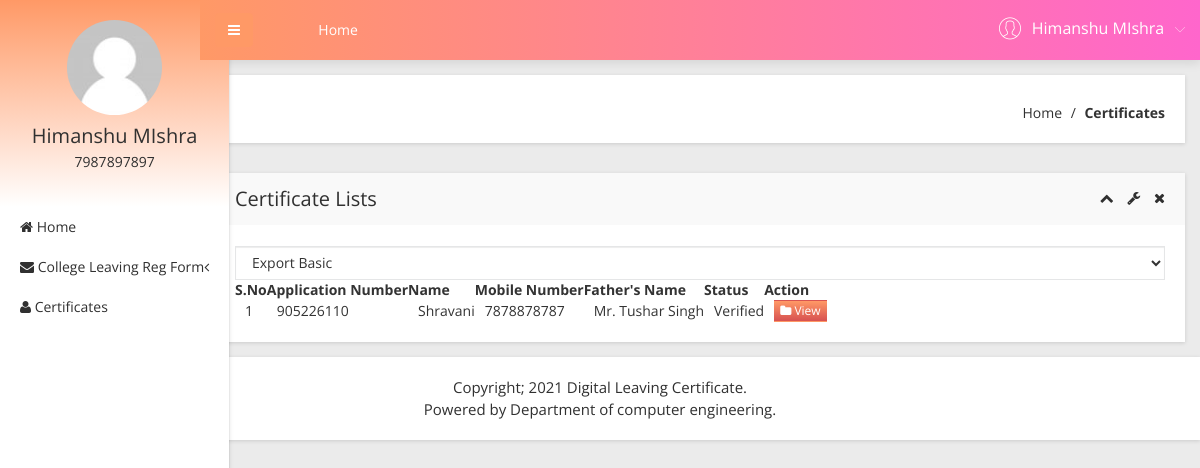
The page /certificates-list.php (signed in) on the database its author committed.
### tables this page shows
CREATE TABLE `tbluser` (
  `ID` int(10) NOT NULL,
  `FirstName` varchar(200) DEFAULT NULL,
  `LastName` varchar(200) DEFAULT NULL,
  `MobileNumber` bigint(10) DEFAULT NULL,
  `Address` mediumtext DEFAULT NULL,
  `Password` varchar(200) NOT NULL,
  `RegDate` timestamp NULL DEFAULT current_timestamp()
);

CREATE TABLE `tblapplication` (
  `ID` int(10) NOT NULL,
  `UserID` int(5) NOT NULL,
  `ApplicationID` varchar(200) DEFAULT NULL,
  `DateofSchoolLeaving` varchar(200) DEFAULT NULL,
  `Gender` varchar(50) DEFAULT NULL,
  `FullName` varchar(200) DEFAULT NULL,
  `PlaceofSchoolLeaving` varchar(200) DEFAULT NULL,
  `NameofFather` varchar(200) DEFAULT NULL,
  `PermanentAdd` mediumtext DEFAULT NULL,
  `PostalAdd` mediumtext DEFAULT NULL,
  `MobileNumber` bigint(10) DEFAULT NULL,
  `Email` varchar(200) DEFAULT NULL,
  `Dateofapply` timestamp NULL DEFAULT current_timestamp(),
  `Remark` varchar(200) DEFAULT NULL,
  `Status` varchar(50) DEFAULT NULL,
  `UpdationDate` timestamp NULL DEFAULT NULL ON UPDATE current_timestamp()
);

### certificates-list.php (the view, shortened to what this page needs)
<?php
include('includes/dbconnection.php');
if (strlen($_SESSION['obcsuid']==0)) {
  header('location:logout.php');
  } else{
  ?>
<!doctype html>
<html class="no-js" lang="en">
<head>
    <link rel="stylesheet" href="css/bootstrap.min.css">
    <link rel="stylesheet" href="css/font-awesome.min.css">
    <link rel="stylesheet" href="css/adminpro-custon-icon.css">
    <link rel="stylesheet" href="css/meanmenu.min.css">
    <link rel="stylesheet" href="css/jquery.mCustomScrollbar.min.css">
    <link rel="stylesheet" href="css/animate.css">
    <link rel="stylesheet" href="css/data-table/bootstrap-table.css">
    <link rel="stylesheet" href="css/data-table/bootstrap-editable.css">
    <link rel="stylesheet" href="css/normalize.css">
    <link rel="stylesheet" href="css/c3.min.css">
    <link rel="stylesheet" href="style.css">
    <link rel="stylesheet" href="css/responsive.css">
</head>
<body class="materialdesign">
    <div class="wrapper-pro">
      <?php include_once('includes/sidebar.php');?>
        <?php include_once('includes/header.php');?>
            <div class="breadcome-area mg-b-30 small-dn">
                <div class="container-fluid">
                    <div class="row">
                        <div class="col-lg-12">
                            <div class="breadcome-list shadow-reset">
                                <div class="row">
                                    <div class="col-lg-12">
                                        <ul class="breadcome-menu">
                                            <li><a href="dashboard.php">Home</a> <span class="bread-slash">/</span>
                                            </li>
                                            <li><span class="bread-blod">Certificates</span>
                                            </li>
                                        </ul>
                                    </div>
                                </div>
                            </div>
                        </div>
                    </div>
                </div>
            </div>
            <div class="data-table-area mg-b-15">
                <div class="container-fluid">
                    <div class="row">
                        <div class="col-lg-12">
                            <div class="sparkline13-list shadow-reset">
                                <div class="sparkline13-hd">
                                    <div class="main-sparkline13-hd">
                                        <h1>Certificate Lists</h1>
                                        <div class="sparkline13-outline-icon">
                                            <span class="sparkline13-collapse-link"><i class="fa fa-chevron-up"></i></span>
                                            <span><i class="fa fa-wrench"></i></span>
                                            <span class="sparkline13-collapse-close"><i class="fa fa-times"></i></span>
                                        </div>
                                    </div>
                                </div>
                                <div class="sparkline13-graph">
                                    <div class="datatable-dashv1-list custom-datatable-overright">
                                        <div id="toolbar">
                                            <select class="form-control">
                                                <option value="">Export Basic</option>
                                            </select>
                                        </div>
                                        <table id="table" data-toggle="table" data-pagination="true" data-search="true" data-show-columns="true" data-show-pagination-switch="true" data-show-refresh="true" data-key-events="true" data-show-toggle="true" data-resizable="true" data-cookie="true" data-cookie-id-table="saveId" data-show-export="true" data-click-to-select="true" data-toolbar="#toolbar">
                                            <thead>
                                                <tr>
                                                    <th>S.No</th>
                                                    <th>Application Number</th>
                                                    <th>Name</th>
                                                    <th >Mobile Number</th>
                                                    <th>Father's Name</th>
                                                    <th>Status</th>
                                                    <th data-field="action">Action</th>
                                                </tr>
                                            </thead>
                                            <tbody>
                                              <?php
                                            $uid= $_SESSION['obcsuid'];
$sql="SELECT * from tblapplication where UserID=:uid and Status='Verified'";
$query = $dbh -> prepare($sql);
$query-> bindParam(':uid', $uid, PDO::PARAM_STR);
$query->execute();
$results=$query->fetchAll(PDO::FETCH_OBJ);
$cnt=1;
if($query->rowCount() > 0)
{
foreach($results as $row)
{               ?>
                                                <tr>
                                                    <td><?php echo htmlentities($cnt);?></td>
                                                    <td><?php  echo htmlentities($row->ApplicationID);?></td>
                                                    <td><?php  echo htmlentities($row->FullName);?></td>
                                                   <td><?php  echo htmlentities($row->MobileNumber);?></td>
                                                    <td><?php  echo htmlentities($row->NameofFather);?></td>
                                                  <?php if($row->Status==""){ ?>
                     <td><?php echo "Still Pending"; ?></td>
<?php } else { ?>                  <td><?php  echo htmlentities($row->Status);?>
                  </td>
                  <?php } ?>
                                                    <td class="datatable-ct"><a href="certificates.php?viewid=<?php echo htmlentities ($row->ID);?>"><button class="btn btn-white btn-action btn-xs"><i class="fa fa-folder"></i> View</button></a>
                                                    </td>
                                                </tr>
                                             <?php $cnt=$cnt+1;}} ?>
                                            </tbody>
                                        </table>
                                    </div>
                                </div>
                            </div>
                        </div>
                    </div>
                </div>
            </div>
        </div>
    </div>
  <?php include_once('includes/footer.php');?>
</body>
</html><?php }  ?>

### includes/sidebar.php (shortened to what this page needs)
        <?php
include('includes/dbconnection.php');
if (strlen($_SESSION['obcsuid']==0)) {
  header('location:logout.php');
  } else{
  ?>
  <div class="left-sidebar-pro">
            <nav id="sidebar">
                <div class="sidebar-header">
                     <?php
$uid=$_SESSION['obcsuid'];
$sql="SELECT FirstName,LastName,MobileNumber from  tbluser where ID=:uid";
$query = $dbh -> prepare($sql);
$query->bindParam(':uid',$uid,PDO::PARAM_STR);
$query->execute();
$results=$query->fetchAll(PDO::FETCH_OBJ);
$cnt=1;
if($query->rowCount() > 0)
{
foreach($results as $row)
{               ?>
                    <a href="#"><img src="img/message/avatar.jpg" alt="" />
                    </a>
                    <h3><?php  echo $row->FirstName;?>  <?php  echo $row->LastName;?></h3>
                    <p><?php  echo $row->MobileNumber;?></p><?php $cnt=$cnt+1;}} ?>
                </div>
                <div class="left-custom-menu-adp-wrap">
                    <ul class="nav navbar-nav left-sidebar-menu-pro">
                        <li class="nav-item">
                            <a href="dashboard.php" role="button" aria-expanded="false"><i class="fa big-icon fa-home"></i> <span class="mini-dn">Home</span> </a>
                        </li>
                        <li class="nav-item"><a href="#" data-toggle="dropdown" role="button" aria-expanded="false" class="nav-link dropdown-toggle"><i class="fa big-icon fa-envelope"></i> <span class="mini-dn">College Leaving Reg Form</span> <span class="indicator-right-menu mini-dn"><i class="fa indicator-mn fa-angle-left"></i></span></a>
                        </li>
                       <li class="nav-item">
                            <a href="certificates-list.php" role="button" aria-expanded="false"><i class="fa big-icon fa-user"></i> <span class="mini-dn">Certificates</span> </a>
                        </li>
                    </ul>
                </div>
            </nav>
        </div><?php }  ?>

### includes/header.php (shortened to what this page needs)
       <?php
include('includes/dbconnection.php');
if (strlen($_SESSION['obcsuid']==0)) {
  header('location:logout.php');
  } else{
  ?>
 <div class="content-inner-all">
            <div class="header-top-area">
                <div class="fixed-header-top">
                    <div class="container-fluid">
                        <div class="row">
                            <div class="col-lg-1 col-md-6 col-sm-6 col-xs-12">
                                <button type="button" id="sidebarCollapse" class="btn bar-button-pro header-drl-controller-btn btn-info navbar-btn">
                                    <i class="fa fa-bars"></i>
                                </button>
                            </div>
                            <div class="col-lg-6 col-md-1 col-sm-1 col-xs-12">
                                <div class="header-top-menu tabl-d-n">
                                    <ul class="nav navbar-nav mai-top-nav">
                                        <li class="nav-item"><a href="dashboard.php" class="nav-link">Home</a>
                                        </li>
                                    </ul>
                                </div>
                            </div>
                            <div class="col-lg-5 col-md-5 col-sm-6 col-xs-12">
                                <div class="header-right-info">
                                    <ul class="nav navbar-nav mai-top-nav header-right-menu">
                                <?php
$uid=$_SESSION['obcsuid'];
$sql="SELECT FirstName,LastName,MobileNumber from  tbluser where ID=:uid";
$query = $dbh -> prepare($sql);
$query->bindParam(':uid',$uid,PDO::PARAM_STR);
$query->execute();
$results=$query->fetchAll(PDO::FETCH_OBJ);
$cnt=1;
if($query->rowCount() > 0)
{
foreach($results as $row)
{               ?>
                                        <li class="nav-item">
                                            <a href="#" data-toggle="dropdown" role="button" aria-expanded="false" class="nav-link dropdown-toggle">
                                                <span class="adminpro-icon adminpro-user-rounded header-riht-inf"></span>
                                                <span class="admin-name"><?php  echo $row->FirstName;?>  <?php  echo $row->LastName;?> </span>
                                                <span class="author-project-icon adminpro-icon adminpro-down-arrow"></span><?php $cnt=$cnt+1;}} ?>
                                            </a>
                                        </li>
                                    </ul>
                                </div>
                            </div>
                        </div>
                    </div>
                </div>
            </div><?php }  ?>

### rows shown on the page
tbluser: FirstName "Himanshu", LastName "MIshra", MobileNumber "7987897897"
tblapplication: ApplicationID "905226110", FullName "Shravani", MobileNumber "7878878787", NameofFather "Mr. Tushar Singh", Status "Verified"
